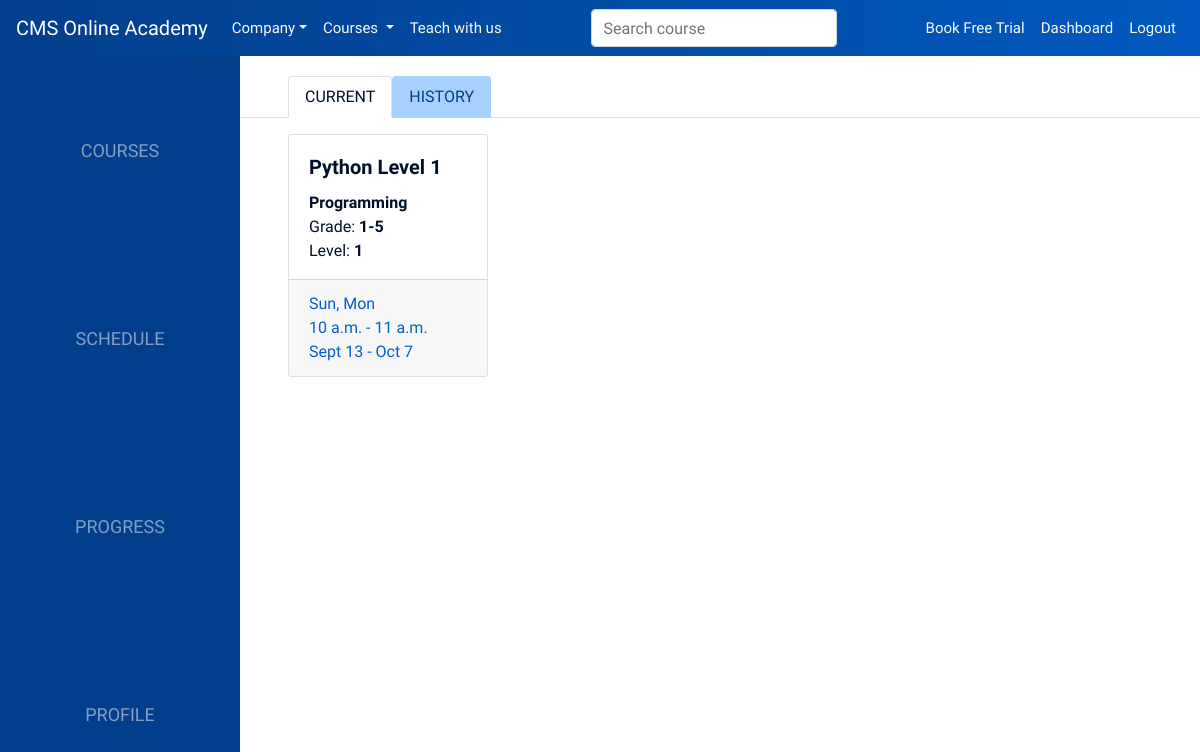
The app's page /student/courses (signed in), older data.
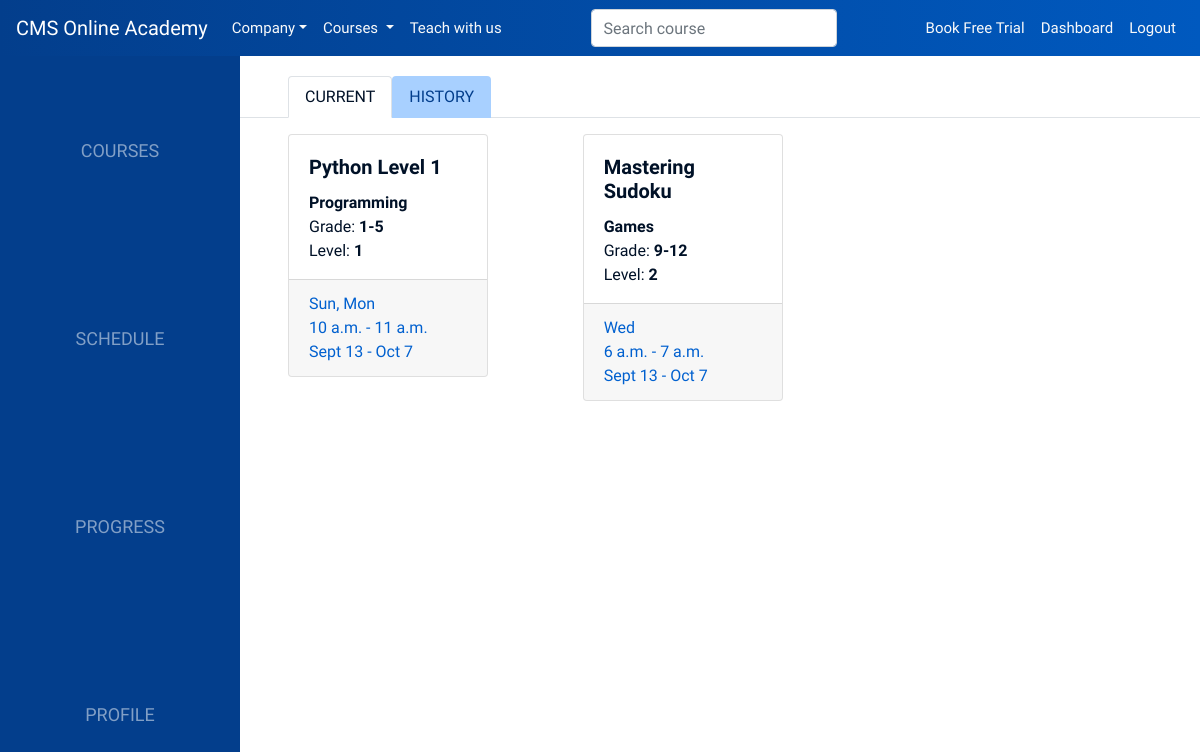
The same page, newer data.
### api/models.py (models this page shows, shortened)
class Enrollment(models.Model):
    student = models.ForeignKey(Student, on_delete=models.CASCADE)
    course = models.ForeignKey(Course, on_delete=models.CASCADE)
    days = models.CharField(max_length=13, validators=[validate_comma_separated_integer_list])
    start_time = models.TimeField()
    end_time = models.TimeField()
    def get_days_display(self):
        return ', '.join(
            map(lambda day: ['Sun', 'Mon', 'Tue', 'Wed', 'Thu', 'Fri', 'Sat', 'Sun'][int(day)], self.days.split(',')))

class Course(models.Model):
    class Category(models.TextChoices):
        Programming = 'P', 'Programming'
        ArtsAndCrafts = 'A', 'Arts & Crafts'
        MusicAndDance = 'M', 'Music & Dance'
        Language = 'L', 'Language'
        Education = 'E', 'Education'
        Games = 'G', 'Games'
    name = models.CharField(max_length=50)
    category = models.CharField(max_length=1, choices=Category.choices)
    grade = models.CharField(max_length=1, choices=Grade.choices)
    level = models.PositiveSmallIntegerField()
    instructor = models.ForeignKey(Instructor, on_delete=models.CASCADE)

### api/views.py (the view)
# urls.py: path('student/courses', student_courses, name='student-courses'),
def student_courses(request):
    me = AcademyUser.get_for(request.user)
    enrollments = Enrollment.objects.filter(student=me)
    return standard_view('student/courses.html', {
        'enrollments': enrollments
    })(request)

### api/models.py (called while the page is built)
    @classmethod
    def get_for(cls, user: User):
        if isinstance(user, AnonymousUser):
            return None
        try:
            return Student.objects.get(django_user=user)
        except Student.DoesNotExist:
            try:
                return Instructor.objects.get(django_user=user)
            except Instructor.DoesNotExist:
                pass

### api/views.py (called while the page is built)
def standard_view(template_name, ctx=None):
    if ctx is None:
        ctx = {}
    def view(request, **kwargs):
        template = loader.get_template(template_name)
        context = {
            'me': AcademyUser.get_for(request.user),
            'all_categories': Course.Category.choices,
            **kwargs,
            **ctx,
        }
        return HttpResponse(template.render(context, request))
    return view

### templates/student/courses.html (shortened to what this page needs)
{% extends 'student/student-base.html' %}
{% load static %}
{% block student-body %}
<div class="tab-pane fade show active" role="tabpanel">
    <nav>
        <div class="courses-tabs nav nav-tabs active" id="nav-tab" role="tablist">
            <a class="nav-item nav-link active ml-5" id="nav-current-course-tab" data-toggle="tab"
               href="#nav-current-course" role="tab" aria-controls="nav-current-course"
               aria-selected="true">Current</a>
            <a class="nav-item nav-link" id="nav-history-course-tab" data-toggle="tab"
               href="#nav-history-course" role="tab" aria-controls="nav-history-course"
               aria-selected="false">History</a>
        </div>
    </nav>
    <div class="tab-content ml-sm-4 mx-md-5" id="courses">
        <div class="tab-pane active" id="nav-current-course" role="tabpanel"
             aria-labelledby="nav-current-course-tab">
            <div class="card-columns mx-auto">
                {% for enrollment in enrollments %}
                    <a href="{% url 'student-course' enrollment.course.id %}">
                        <div class="card my-3 mx-auto ">
                            <div class="card-body pb-0">
                                <h5 class="card-title text-large">{{ enrollment.course.name }}</h5>
                                <ul class="list-unstyled text-small">
                                    <li><strong>{{ enrollment.course.get_category_display }}</strong></li>
                                    <li>Grade: <strong>{{ enrollment.course.get_grade_display }}</strong></li>
                                    <li>Level: <strong>{{ enrollment.course.level }}</strong></li>
                                </ul>
                            </div>
                            <div class="card-footer">
                                <ul class="list-unstyled text-small mb-0" style="color:#0060CF">
                                    <li>{{ enrollment.get_days_display }}</li>
                                    <li>{{ enrollment.start_time }} - {{ enrollment.end_time }}</li>
                                    <li>Sept 13 - Oct 7</li>
                                </ul>
                            </div>
                        </div>
                    </a>
                {% endfor %}
            </div>
        </div>
    </div>
</div>
{% endblock %}

Row changes from the older to the newer data that the page shows:
added Enrollment: course.name "Mastering Sudoku", course.category "Games", course.grade "9-12", course.level "2", days "Wed", start_time "6 a.m.", end_time "7 a.m."
